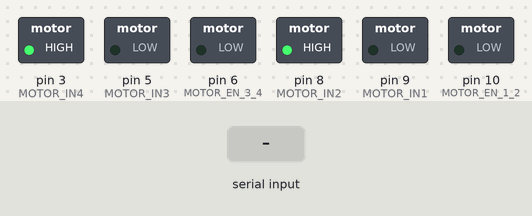
Simulated run of this sketch. Board: Arduino Uno, built with avr-gcc and run on an emulated ATmega328P. On the bench: switched loads named in the sketch (green lamp = pin HIGH). The inputs (shaded band) are chosen by the test bench.

Above: at 1.2 s.
1.3 s: "90,45\n" received over Serial
At 1.8 s:
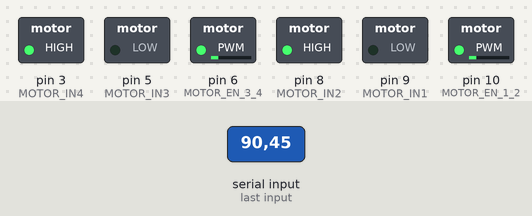
3.8 s: "30,150\n" received over Serial
At 4.6 s:
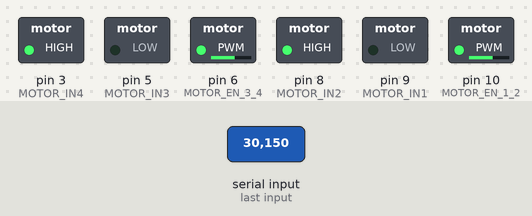
6.3 s: "200\n" received over Serial
At 6.7 s:
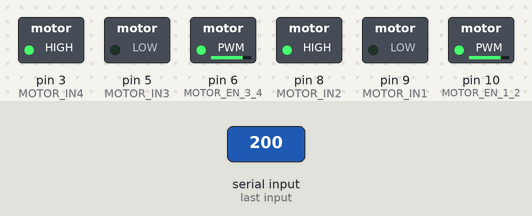
Timing chart, 0 to 9.3 s (numbered marks = the images above; inputs shaded):
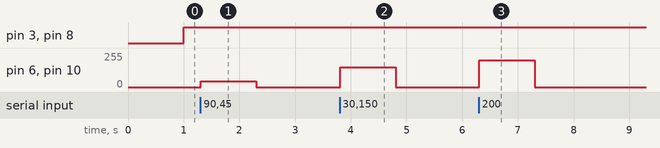

Measured:
- after the input at 1.3 s, pin 6 (MOTOR_EN_3_4), pin 10 (MOTOR_EN_1_2): 0/255 → 45/255 at once, → 0/255 1.0 s later
- after the input at 3.8 s, pin 6 (MOTOR_EN_3_4), pin 10 (MOTOR_EN_1_2): 0/255 → 150/255 at once, → 0/255 1.0 s later
- after the input at 6.3 s, pin 6 (MOTOR_EN_3_4), pin 10 (MOTOR_EN_1_2): 0/255 → 200/255 at once, → 0/255 1.0 s later

The sketch:

getSpeed.ino
```cpp
#define MOTOR_EN_1_2  10
#define MOTOR_IN1     9
#define MOTOR_IN2     8

#define MOTOR_EN_3_4  6
#define MOTOR_IN3     5
#define MOTOR_IN4     3

void move(int speed) {
    if(speed >= 0) {
        analogWrite(MOTOR_EN_1_2, speed);
        digitalWrite(MOTOR_IN1, LOW);
        digitalWrite(MOTOR_IN2, HIGH);
        analogWrite(MOTOR_EN_3_4, speed);
        digitalWrite(MOTOR_IN3, LOW);
        digitalWrite(MOTOR_IN4, HIGH);
    } else {
        speed = -speed;
        analogWrite(MOTOR_EN_1_2, speed);
        digitalWrite(MOTOR_IN1, HIGH);
        digitalWrite(MOTOR_IN2, LOW);
        analogWrite(MOTOR_EN_3_4, speed);
        digitalWrite(MOTOR_IN3, HIGH);
        digitalWrite(MOTOR_IN4, LOW);
    }
}

void brake(){
  digitalWrite(MOTOR_IN1, HIGH);
  digitalWrite(MOTOR_IN2, HIGH);
  digitalWrite(MOTOR_IN3, HIGH);
  digitalWrite(MOTOR_IN4, HIGH);
}

void setup() {
  Serial.begin(9600);
  pinMode(MOTOR_EN_1_2, OUTPUT);
  pinMode(MOTOR_IN1, OUTPUT);
  pinMode(MOTOR_IN2, OUTPUT);
  pinMode(MOTOR_EN_3_4, OUTPUT);
  pinMode(MOTOR_IN3, OUTPUT);
  pinMode(MOTOR_IN4, OUTPUT);
}

void loop() {
  int number = Serial.parseInt();
  move(number);
}
```
